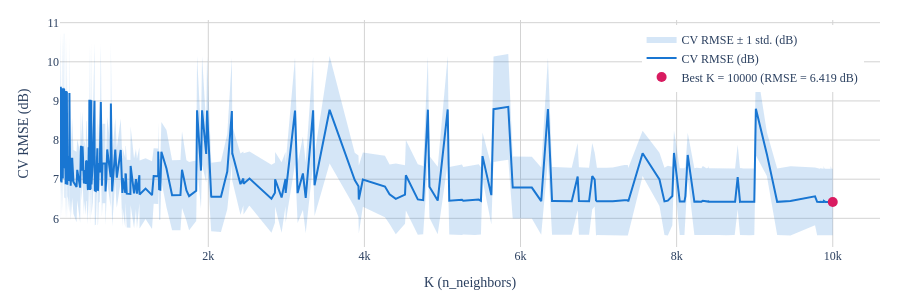

The notebook cell this image was saved under:
### Markdown cell above
<p style="font-family: 'Courier New', Courier, monospace; font-size: 30px; font-weight: bold; color: blue;  text-align: left;">
Plot: Best CV RMSE & its STD vs K
</p>

### Code cell
# Interactive KNN CV RMSE plot (line + band, single axis) -- hover for K/RMSE/SD

cv_knn_df = cv_knn_df.sort_values("K").reset_index(drop=True)
k = cv_knn_df["K"].astype(int)
rmse = cv_knn_df["best_cv_rmse"]
std = cv_knn_df["std_cv_rmse"]
best_idx = rmse.idxmin()

fig = go.Figure()

fig.add_trace(go.Scatter(
    x=pd.concat([k, k[::-1]]),
    y=pd.concat([rmse + std, (rmse - std)[::-1]]),
    fill="toself", fillcolor="rgba(25,118,210,0.18)",
    line=dict(color="rgba(255,255,255,0)"),
    hoverinfo="skip", name="CV RMSE ± 1 std. (dB)",
))

fig.add_trace(go.Scatter(
    x=k, y=rmse, mode="lines", line=dict(color="#1976d2", width=2),
    name="CV RMSE (dB)", customdata=std,
    hovertemplate="K=%{x}<br>RMSE=%{y:.3f} dB<br>SD=%{customdata:.3f} dB<extra></extra>",
))

fig.add_trace(go.Scatter(
    x=[k[best_idx]], y=[rmse[best_idx]], mode="markers",
    marker=dict(color="#d81b60", size=10),
    name=f"Best K = {int(k[best_idx])} (RMSE = {rmse[best_idx]:.3f} dB)",
    customdata=[std[best_idx]],
    hovertemplate="K=%{x}<br>RMSE=%{y:.3f} dB<br>SD=%{customdata:.3f} dB<extra></extra>",
))

fig.update_layout(
    xaxis_title="K (n_neighbors)", yaxis_title="CV RMSE (dB)",
    font=dict(family="Times New Roman", size=12),
    legend=dict(x=0.98, y=0.98, xanchor="right", yanchor="top"),
    autosize=True, height=300,
    margin=dict(l=60, r=20, t=20, b=50),
    plot_bgcolor="white",
)
fig.update_xaxes(showgrid=True, gridcolor="lightgrey")
fig.update_yaxes(showgrid=True, gridcolor="lightgrey")
fig.show(config={"responsive": True})

### Figure 1 — Plotly figure (JSON) as saved in the notebook; plotly's stock layout.template omitted (floating-point values rounded to 4 significant figures; data arrays with more than 128 entries replaced by an {"elided": "..."} marker saying what was removed)
{"data": [{"fill": "toself", "fillcolor": "rgba(25,118,210,0.18)", "hoverinfo": "skip", "line": {"color": "rgba(255,255,255,0)"}, "name": "CV RMSE ± 1 std. (dB)", "type": "scatter", "x": {"elided": "664 int values"}, "y": {"elided": "664 float values"}}, {"customdata": {"elided": "332 float values"}, "hovertemplate": "K=%{x}<br>RMSE=%{y:.3f} dB<br>SD=%{customdata:.3f} dB<extra></extra>", "line": {"color": "#1976d2", "width": 2}, "mode": "lines", "name": "CV RMSE (dB)", "type": "scatter", "x": {"elided": "332 int values"}, "y": {"elided": "332 float values"}}, {"customdata": [0.8485], "hovertemplate": "K=%{x}<br>RMSE=%{y:.3f} dB<br>SD=%{customdata:.3f} dB<extra></extra>", "marker": {"color": "#d81b60", "size": 10}, "mode": "markers", "name": "Best K = 10000 (RMSE = 6.419 dB)", "type": "scatter", "x": [10000], "y": [6.419]}], "layout": {"autosize": true, "font": {"family": "Times New Roman", "size": 12}, "height": 300, "legend": {"x": 0.98, "xanchor": "right", "y": 0.98, "yanchor": "top"}, "margin": {"b": 50, "l": 60, "r": 20, "t": 20}, "plot_bgcolor": "white", "xaxis": {"gridcolor": "lightgrey", "showgrid": true, "title": {"text": "K (n_neighbors)"}}, "yaxis": {"gridcolor": "lightgrey", "showgrid": true, "title": {"text": "CV RMSE (dB)"}}}}
